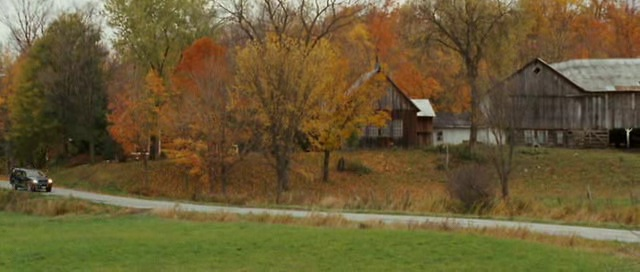
#> input picture CarScale/img/0003.jpg, 640 x 272 px; its folder holds 4 pictures in this run
$ python KCF.py
#> lines starting #> are read from the running program, lines starting #| are printed output that depends on the picture
import cv2
import sys
import os
import matplotlib.pyplot as plt
import tkinter as tk
from tkinter import filedialog, messagebox
import numpy as np
import time

# --- CẤU HÌNH HỆ THỐNG ---
VISUALIZE = True
TRACKER_NAME = "KCF (Kernelized Correlation Filters)"

def read_image_utf8(path):
    try:
        stream = np.fromfile(path, dtype=np.uint8)
        return cv2.imdecode(stream, cv2.IMREAD_COLOR)
    except: return None

def calculate_iou(boxA, boxB):
    xA, yA = max(boxA[0], boxB[0]), max(boxA[1], boxB[1])
    xB, yB = min(boxA[0] + boxA[2], boxB[0] + boxB[2]), min(boxA[1] + boxA[3], boxB[1] + boxB[3])
    interArea = max(0, xB - xA) * max(0, yB - yA)
    unionArea = float(boxA[2] * boxA[3] + boxB[2] * boxB[3] - interArea)
    return interArea / unionArea if unionArea > 0 else 0

def run_kcf_evaluation():
    # 1. Khởi tạo chọn dữ liệu
    root = tk.Tk(); root.withdraw()
    print(f"\n>>> KHỞI CHẠY KIỂM THỬ: {TRACKER_NAME} <<<")
    folder = filedialog.askdirectory(title="Chọn thư mục chứa chuỗi ảnh (Dataset)")
#> the answer given: CarScale/img
    if not folder: return

    # 2. Tìm file Ground Truth và Ảnh
    gt_path = os.path.join(folder, 'groundtruth_rect.txt')
    img_folder = os.path.join(folder, 'img')
    if not os.path.exists(img_folder): img_folder = folder

    try:
        with open(gt_path, 'r') as f:
            # Xử lý các định dạng phân tách khác nhau trong file txt
#> (reads Basketball/groundtruth_rect.txt from the repository)
            gt_boxes = [list(map(int, [float(p) for p in l.replace(',',' ').replace('\t',' ').split()]))[:4] for l in f if l.strip()]
    except:
        messagebox.showerror("Lỗi", "Không tìm thấy hoặc không đọc được file groundtruth_rect.txt"); return

    image_files = sorted([f for f in os.listdir(img_folder) if f.lower().endswith(('.jpg', '.png'))])
    n_frames = min(len(image_files), len(gt_boxes))

    # 3. Cài đặt Tracker
    tracker = cv2.legacy.TrackerKCF_create()
    first_frame = read_image_utf8(os.path.join(img_folder, image_files[0]))
#> in read_image_utf8, returned value is the input picture: shape (272, 640, 3); mean B, G, R 52.6, 90.6, 105
    tracker.init(first_frame, tuple(gt_boxes[0]))

    # Biến lưu trữ kết quả
    results = []

    print(f"Đang phân tích {n_frames} khung hình. Vui lòng đợi...")

    for i in range(1, n_frames):
        frame = read_image_utf8(os.path.join(img_folder, image_files[i]))
#> call 2 of read_image_utf8, with path = 'CarScale/img/img/0004.jpg'
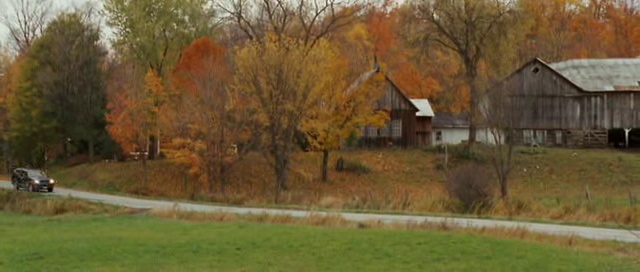
#> input picture CarScale/img/0004.jpg, 640 x 272 px
#> in read_image_utf8, returned value is the input picture: shape (272, 640, 3); mean B, G, R 53.8, 90.5, 106
        if frame is None: break

        start_t = time.perf_counter()
        ok, bbox = tracker.update(frame)
#> ok = True; bbox = (198, 214, 34, 58)
        fps = 1.0 / (time.perf_counter() - start_t)

        iou = calculate_iou(bbox, gt_boxes[i]) if ok else 0.0
#> in calculate_iou, `xA, yA = max(boxA[0], boxB[0]), max(boxA[1], boxB[1])`: xA = 198; yA = 214
#> in calculate_iou, `xB, yB = min(boxA[0] + boxA[2], boxB[0] + boxB[2]), min(boxA[1] + boxA..`: xB = 231; yB = 272
#> in calculate_iou, `interArea = max(0, xB - xA) * max(0, yB - yA)`: interArea = 1914
#> in calculate_iou, `unionArea = float(boxA[2] * boxA[3] + boxB[2] * boxB[3] - interArea)`: unionArea = 2812
#> iou = 0.681
        results.append({"fps": fps, "iou": iou, "ok": ok})

        if VISUALIZE:
            # Vẽ Bounding Box dự đoán (màu Đỏ) và Ground Truth (Xanh lá)
            color = (0, 255, 0) if ok else (0, 0, 255)
#> color = (0, 255, 0)
            if ok:
                p1 = (int(bbox[0]), int(bbox[1]))
#> p1 = (198, 214)
                p2 = (int(bbox[0] + bbox[2]), int(bbox[1] + bbox[3]))
#> p2 = (232, 272)
                cv2.rectangle(frame, p1, p2, (255, 0, 0), 2)

            gt = gt_boxes[i]
            cv2.rectangle(frame, (gt[0], gt[1]), (gt[0]+gt[2], gt[1]+gt[3]), (0, 255, 0), 1)

            # Label thông tin
            status_txt = "TRACKING" if ok else "LOST"
#> status_txt = 'TRACKING'
            cv2.putText(frame, f"Mode: {status_txt} | IOU: {iou:.2f}", (15, 30), 1, 1.2, color, 2)
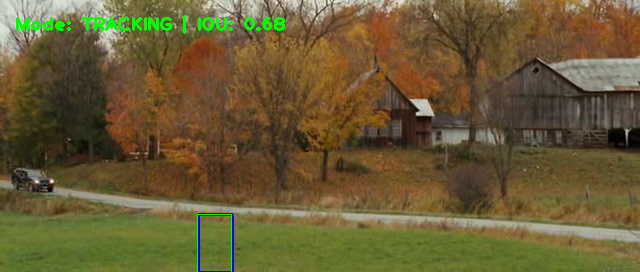
#> frame: shape (272, 640, 3); mean B, G, R 53.2, 91.6, 104.5
            cv2.imshow("KCF Benchmark Performance", frame)
            if cv2.waitKey(1) & 0xFF == 27: break
#> (key Esc is pressed here)

    cv2.destroyAllWindows()

    # --- KẾT QUẢ ---
    if results:
        avg_iou = np.mean([r['iou'] for r in results])
#> avg_iou = 0.681
        avg_fps = np.mean([r['fps'] for r in results])
#> avg_fps = 282.2
        success_rate = sum(1 for r in results if r['ok']) / len(results) * 100
#> success_rate = 100

        print("\n" + "="*45)
        print(f"{'THÔNG SỐ ĐÁNH GIÁ THUẬT TOÁN KCF':^45}")
        print("="*45)
        print(f" Video thử nghiệm   : {os.path.basename(folder)}")
        print(f" Tổng số khung hình : {len(results)}")
#|  Tổng số khung hình : 1
        print(f" Tỉ lệ bám đuổi     : {success_rate:.2f}%")
#|  Tỉ lệ bám đuổi     : 100.00%
        print(f" Tốc độ xử lý (FPS) : {avg_fps:.2f} frames/sec")
#|  Tốc độ xử lý (FPS) : 282.21 frames/sec
        print(f" Độ chính xác (IOU) : {avg_iou:.4f}")
#|  Độ chính xác (IOU) : 0.6807
        print("="*45)


        plt.figure("Phân tích Hiệu năng KCF", figsize=(12, 5))
        plt.subplot(121); plt.plot([r['iou'] for r in results], color='blue')
        plt.title("Biến thiên độ chính xác (IOU)"); plt.grid(True)
        plt.subplot(122); plt.plot([r['fps'] for r in results], color='red')
        plt.title("Biến thiên tốc độ (FPS)"); plt.grid(True)
        plt.show()
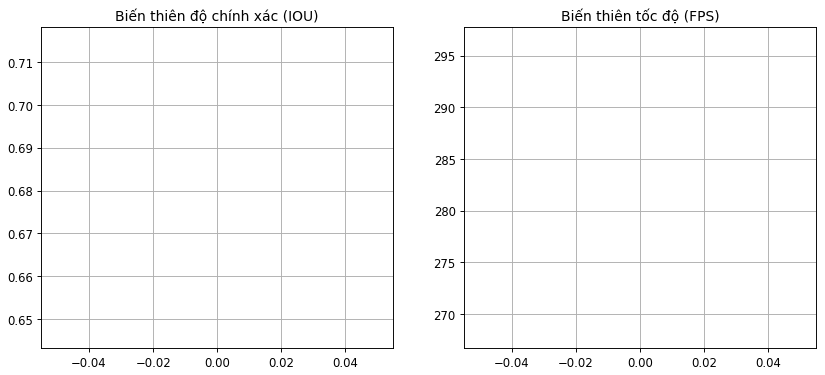
#> figure drawn by matplotlib, 2 panels

if __name__ == "__main__":
    run_kcf_evaluation()
